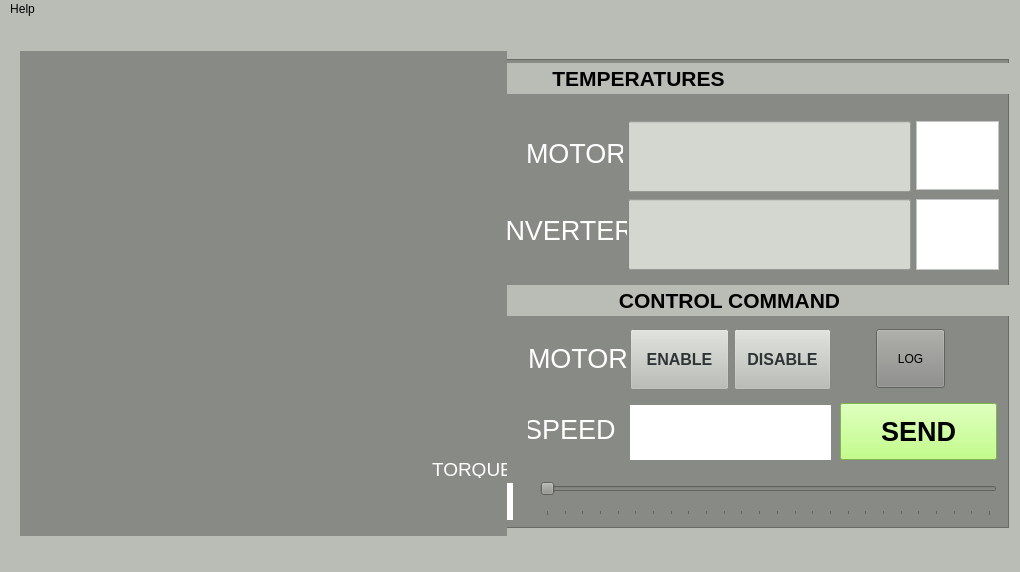
<?xml version="1.0" encoding="UTF-8"?>
<ui version="4.0">
 <class>MainWindow</class>
 <widget class="QMainWindow" name="MainWindow">
  <property name="geometry">
   <rect>
    <x>0</x>
    <y>0</y>
    <width>1020</width>
    <height>572</height>
   </rect>
  </property>
  <property name="sizePolicy">
   <sizepolicy hsizetype="Preferred" vsizetype="Preferred">
    <horstretch>0</horstretch>
    <verstretch>0</verstretch>
   </sizepolicy>
  </property>
  <property name="minimumSize">
   <size>
    <width>904</width>
    <height>0</height>
   </size>
  </property>
  <property name="windowTitle">
   <string>MainWindow</string>
  </property>
  <property name="styleSheet">
   <string notr="true">background-color: rgb(186, 189, 182);</string>
  </property>
  <widget class="QWidget" name="centralwidget">
   <widget class="QMeter" name="meterWidget" native="true">
    <property name="geometry">
     <rect>
      <x>20</x>
      <y>32</y>
      <width>487</width>
      <height>485</height>
     </rect>
    </property>
    <property name="styleSheet">
     <string notr="true">background-color: rgb(136, 138, 133);</string>
    </property>
    <widget class="QLabel" name="label_3">
     <property name="geometry">
      <rect>
       <x>412</x>
       <y>410</y>
       <width>81</width>
       <height>17</height>
      </rect>
     </property>
     <property name="font">
      <font>
       <pointsize>14</pointsize>
      </font>
     </property>
     <property name="styleSheet">
      <string notr="true">color: rgb(255, 255, 255);</string>
     </property>
     <property name="text">
      <string>TORQUE</string>
     </property>
    </widget>
   </widget>
   <widget class="QFrame" name="frame">
    <property name="geometry">
     <rect>
      <x>242</x>
      <y>40</y>
      <width>767</width>
      <height>469</height>
     </rect>
    </property>
    <property name="styleSheet">
     <string notr="true">background-color: rgb(136, 138, 133);</string>
    </property>
    <property name="frameShape">
     <enum>QFrame::StyledPanel</enum>
    </property>
    <property name="frameShadow">
     <enum>QFrame::Raised</enum>
    </property>
    <widget class="QLabel" name="label_12">
     <property name="geometry">
      <rect>
       <x>206</x>
       <y>226</y>
       <width>563</width>
       <height>31</height>
      </rect>
     </property>
     <property name="font">
      <font>
       <pointsize>16</pointsize>
       <weight>75</weight>
       <bold>true</bold>
      </font>
     </property>
     <property name="styleSheet">
      <string notr="true">color: rgb(0, 0, 0);
background-color: rgb(186, 189, 182);</string>
     </property>
     <property name="text">
      <string>CONTROL COMMAND</string>
     </property>
     <property name="alignment">
      <set>Qt::AlignCenter</set>
     </property>
    </widget>
    <widget class="QPushButton" name="sendButton">
     <property name="geometry">
      <rect>
       <x>598</x>
       <y>344</y>
       <width>157</width>
       <height>57</height>
      </rect>
     </property>
     <property name="font">
      <font>
       <pointsize>20</pointsize>
       <weight>75</weight>
       <bold>true</bold>
      </font>
     </property>
     <property name="styleSheet">
      <string notr="true">

background-color: rgb(178, 255, 102);</string>
     </property>
     <property name="text">
      <string>SEND</string>
     </property>
     <property name="iconSize">
      <size>
       <width>16</width>
       <height>16</height>
      </size>
     </property>
    </widget>
    <widget class="QLabel" name="label_6">
     <property name="geometry">
      <rect>
       <x>286</x>
       <y>348</y>
       <width>91</width>
       <height>45</height>
      </rect>
     </property>
     <property name="font">
      <font>
       <pointsize>20</pointsize>
      </font>
     </property>
     <property name="styleSheet">
      <string notr="true">color: rgb(255, 255, 255);
</string>
     </property>
     <property name="text">
      <string>SPEED </string>
     </property>
     <property name="alignment">
      <set>Qt::AlignCenter</set>
     </property>
    </widget>
    <widget class="QSlider" name="SpeedSlider">
     <property name="geometry">
      <rect>
       <x>298</x>
       <y>410</y>
       <width>457</width>
       <height>47</height>
      </rect>
     </property>
     <property name="sizePolicy">
      <sizepolicy hsizetype="Expanding" vsizetype="Preferred">
       <horstretch>0</horstretch>
       <verstretch>0</verstretch>
      </sizepolicy>
     </property>
     <property name="font">
      <font>
       <pointsize>20</pointsize>
      </font>
     </property>
     <property name="cursor">
      <cursorShape>ArrowCursor</cursorShape>
     </property>
     <property name="mouseTracking">
      <bool>false</bool>
     </property>
     <property name="tabletTracking">
      <bool>false</bool>
     </property>
     <property name="focusPolicy">
      <enum>Qt::StrongFocus</enum>
     </property>
     <property name="maximum">
      <number>5000</number>
     </property>
     <property name="singleStep">
      <number>100</number>
     </property>
     <property name="pageStep">
      <number>100</number>
     </property>
     <property name="tracking">
      <bool>true</bool>
     </property>
     <property name="orientation">
      <enum>Qt::Horizontal</enum>
     </property>
     <property name="tickPosition">
      <enum>QSlider::TicksBelow</enum>
     </property>
     <property name="tickInterval">
      <number>200</number>
     </property>
    </widget>
    <widget class="QProgressBar" name="inverterThermometer">
     <property name="geometry">
      <rect>
       <x>386</x>
       <y>140</y>
       <width>283</width>
       <height>71</height>
      </rect>
     </property>
     <property name="styleSheet">
      <string notr="true">background-color: rgb(211, 215, 207);</string>
     </property>
     <property name="maximum">
      <number>100</number>
     </property>
     <property name="value">
      <number>0</number>
     </property>
     <property name="textVisible">
      <bool>false</bool>
     </property>
     <property name="orientation">
      <enum>Qt::Horizontal</enum>
     </property>
    </widget>
    <widget class="QTextBrowser" name="textTempInverter">
     <property name="geometry">
      <rect>
       <x>674</x>
       <y>140</y>
       <width>83</width>
       <height>71</height>
      </rect>
     </property>
     <property name="styleSheet">
      <string notr="true">background-color: rgb(255, 255, 255);</string>
     </property>
     <property name="verticalScrollBarPolicy">
      <enum>Qt::ScrollBarAlwaysOff</enum>
     </property>
     <property name="horizontalScrollBarPolicy">
      <enum>Qt::ScrollBarAlwaysOff</enum>
     </property>
    </widget>
    <widget class="QTextBrowser" name="textTempMotor">
     <property name="geometry">
      <rect>
       <x>674</x>
       <y>62</y>
       <width>83</width>
       <height>69</height>
      </rect>
     </property>
     <property name="layoutDirection">
      <enum>Qt::LeftToRight</enum>
     </property>
     <property name="styleSheet">
      <string notr="true">background-color: rgb(255, 255, 255);</string>
     </property>
     <property name="verticalScrollBarPolicy">
      <enum>Qt::ScrollBarAlwaysOff</enum>
     </property>
     <property name="horizontalScrollBarPolicy">
      <enum>Qt::ScrollBarAlwaysOff</enum>
     </property>
    </widget>
    <widget class="QLabel" name="label_9">
     <property name="geometry">
      <rect>
       <x>256</x>
       <y>134</y>
       <width>129</width>
       <height>75</height>
      </rect>
     </property>
     <property name="font">
      <font>
       <pointsize>20</pointsize>
      </font>
     </property>
     <property name="styleSheet">
      <string notr="true">color: rgb(255, 255, 255);</string>
     </property>
     <property name="text">
      <string>INVERTER</string>
     </property>
    </widget>
    <widget class="QLabel" name="label_10">
     <property name="geometry">
      <rect>
       <x>284</x>
       <y>64</y>
       <width>97</width>
       <height>61</height>
      </rect>
     </property>
     <property name="font">
      <font>
       <pointsize>20</pointsize>
      </font>
     </property>
     <property name="styleSheet">
      <string notr="true">color: rgb(255, 255, 255);</string>
     </property>
     <property name="text">
      <string>MOTOR</string>
     </property>
    </widget>
    <widget class="QLabel" name="label">
     <property name="geometry">
      <rect>
       <x>286</x>
       <y>274</y>
       <width>285</width>
       <height>51</height>
      </rect>
     </property>
     <property name="font">
      <font>
       <pointsize>20</pointsize>
      </font>
     </property>
     <property name="styleSheet">
      <string notr="true">color: rgb(255, 255, 255);</string>
     </property>
     <property name="text">
      <string>MOTOR </string>
     </property>
    </widget>
    <widget class="QPushButton" name="enable_motor_button">
     <property name="geometry">
      <rect>
       <x>388</x>
       <y>270</y>
       <width>99</width>
       <height>61</height>
      </rect>
     </property>
     <property name="font">
      <font>
       <pointsize>12</pointsize>
       <weight>75</weight>
       <bold>true</bold>
      </font>
     </property>
     <property name="styleSheet">
      <string notr="true">color: rgb(255, 255, 255);
color: rgb(46, 52, 54);
background-color: rgb(186, 189, 182);</string>
     </property>
     <property name="text">
      <string>ENABLE</string>
     </property>
    </widget>
    <widget class="QPushButton" name="disable_motor_button">
     <property name="geometry">
      <rect>
       <x>492</x>
       <y>270</y>
       <width>97</width>
       <height>61</height>
      </rect>
     </property>
     <property name="font">
      <font>
       <pointsize>12</pointsize>
       <weight>75</weight>
       <bold>true</bold>
      </font>
     </property>
     <property name="styleSheet">
      <string notr="true">color: rgb(255, 255, 255);
color: rgb(46, 52, 54);
background-color: rgb(186, 189, 182);</string>
     </property>
     <property name="text">
      <string>DISABLE</string>
     </property>
    </widget>
    <widget class="QLabel" name="speed_label">
     <property name="geometry">
      <rect>
       <x>388</x>
       <y>346</y>
       <width>201</width>
       <height>55</height>
      </rect>
     </property>
     <property name="font">
      <font>
       <pointsize>25</pointsize>
      </font>
     </property>
     <property name="layoutDirection">
      <enum>Qt::LeftToRight</enum>
     </property>
     <property name="styleSheet">
      <string notr="true">background-color: rgb(255, 255, 255);
border-color: rgb(0, 0, 0);
border-color: rgb(0, 0, 0);</string>
     </property>
     <property name="text">
      <string/>
     </property>
     <property name="alignment">
      <set>Qt::AlignCenter</set>
     </property>
    </widget>
    <widget class="QLabel" name="label_13">
     <property name="geometry">
      <rect>
       <x>26</x>
       <y>4</y>
       <width>741</width>
       <height>31</height>
      </rect>
     </property>
     <property name="font">
      <font>
       <pointsize>16</pointsize>
       <weight>75</weight>
       <bold>true</bold>
      </font>
     </property>
     <property name="styleSheet">
      <string notr="true">color: rgb(0, 0, 0);
background-color: rgb(186, 189, 182);</string>
     </property>
     <property name="text">
      <string>TEMPERATURES</string>
     </property>
     <property name="alignment">
      <set>Qt::AlignCenter</set>
     </property>
    </widget>
    <widget class="QLabel" name="torque_label">
     <property name="geometry">
      <rect>
       <x>-18</x>
       <y>424</y>
       <width>289</width>
       <height>37</height>
      </rect>
     </property>
     <property name="styleSheet">
      <string notr="true">background-color: rgb(255, 255, 255);
border-color: rgb(0, 0, 0);</string>
     </property>
     <property name="text">
      <string/>
     </property>
     <property name="alignment">
      <set>Qt::AlignRight|Qt::AlignTrailing|Qt::AlignVCenter</set>
     </property>
    </widget>
    <widget class="QProgressBar" name="motorThermometer">
     <property name="geometry">
      <rect>
       <x>386</x>
       <y>62</y>
       <width>283</width>
       <height>71</height>
      </rect>
     </property>
     <property name="styleSheet">
      <string notr="true">background-color: rgb(211, 215, 207);</string>
     </property>
     <property name="maximum">
      <number>100</number>
     </property>
     <property name="value">
      <number>0</number>
     </property>
     <property name="textVisible">
      <bool>false</bool>
     </property>
     <property name="orientation">
      <enum>Qt::Horizontal</enum>
     </property>
    </widget>
    <widget class="QPushButton" name="log_button">
     <property name="geometry">
      <rect>
       <x>634</x>
       <y>270</y>
       <width>69</width>
       <height>59</height>
      </rect>
     </property>
     <property name="text">
      <string>LOG</string>
     </property>
    </widget>
   </widget>
   <zorder>frame</zorder>
   <zorder>meterWidget</zorder>
  </widget>
  <widget class="QMenuBar" name="menubar">
   <property name="geometry">
    <rect>
     <x>0</x>
     <y>0</y>
     <width>1020</width>
     <height>21</height>
    </rect>
   </property>
   <widget class="QMenu" name="menuAbout">
    <property name="title">
     <string>Help</string>
    </property>
    <addaction name="actionAbout"/>
   </widget>
   <addaction name="menuAbout"/>
  </widget>
  <widget class="QStatusBar" name="statusbar"/>
  <action name="actionAbout">
   <property name="checkable">
    <bool>false</bool>
   </property>
   <property name="text">
    <string>About</string>
   </property>
   <property name="toolTip">
    <string>About</string>
   </property>
  </action>
 </widget>
 <layoutdefault spacing="9" margin="13"/>
 <customwidgets>
  <customwidget>
   <class>QMeter</class>
   <extends>QWidget</extends>
   <header location="global">qmeter.h</header>
   <container>1</container>
  </customwidget>
 </customwidgets>
 <resources/>
 <connections/>
 <designerdata>
  <property name="gridDeltaX">
   <number>2</number>
  </property>
  <property name="gridDeltaY">
   <number>2</number>
  </property>
  <property name="gridSnapX">
   <bool>true</bool>
  </property>
  <property name="gridSnapY">
   <bool>true</bool>
  </property>
  <property name="gridVisible">
   <bool>true</bool>
  </property>
 </designerdata>
</ui>
